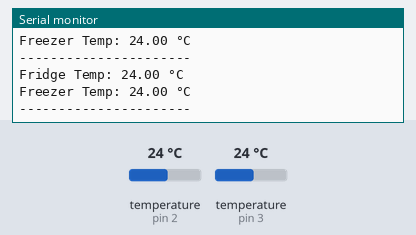
Recording of a sketch running on a simulated Arduino Uno, built with avr-gcc and run on an emulated ATmega328P. On the bench: the last lines printed to the serial monitor. The test bench sets the inputs (shaded band); at power-on: temperature (sensors on pin 2, pin 3) 24 °C.

Above: at 5.8 s.
5.9 s: temperature (sensor on pin 2) set to 12 °C
At 9.6 s:
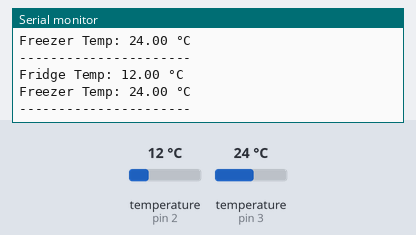
10.6 s: temperature (sensor on pin 3) set to 12 °C
At 13.6 s:
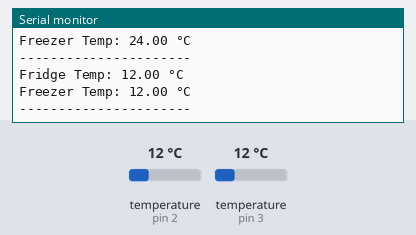
15.3 s: temperature (sensor on pin 2) set to 19 °C
At 16.4 s:
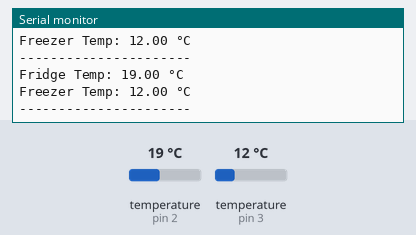
20.0 s: temperature (sensor on pin 3) set to 19 °C
At 23.3 s:
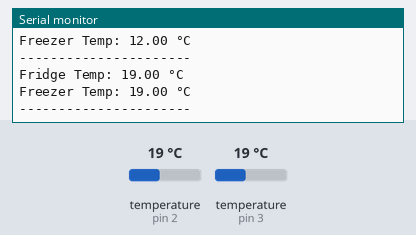
Timing chart, 0 to 24.8 s (numbered marks = the images above; inputs shaded):
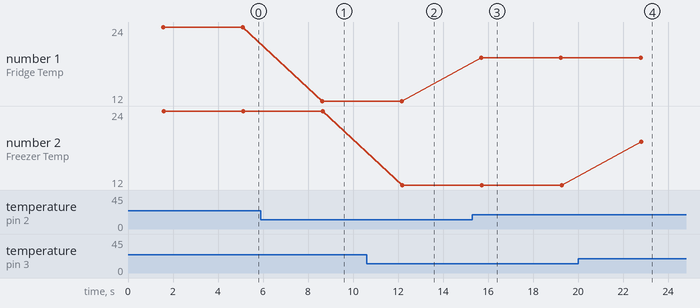

The sketch:

chapter_1.ino
```cpp
#include <OneWire.h>

#include <DallasTemperature.h>


// Assign pins for each sensor

#define FRIDGE_PIN 2

#define FREEZER_PIN 3


// Create OneWire instances for each pin

OneWire oneWireFridge(FRIDGE_PIN);

OneWire oneWireFreezer(FREEZER_PIN);


// Pass the OneWire references to DallasTemperature

DallasTemperature fridgeSensor(&oneWireFridge);

DallasTemperature freezerSensor(&oneWireFreezer);


void setup() {

  Serial.begin(9600);


  // Start both sensors

  fridgeSensor.begin();

  freezerSensor.begin();

}


void loop() {

  // Request temperature readings

  fridgeSensor.requestTemperatures();

  freezerSensor.requestTemperatures();


  // Read temperatures in Celsius

  float tempFridge = fridgeSensor.getTempCByIndex(0);

  float tempFreezer = freezerSensor.getTempCByIndex(0);


  // Display in Serial Monitor

  Serial.print("Fridge Temp: ");

  Serial.print(tempFridge);

  Serial.println(" °C");


  Serial.print("Freezer Temp: ");

  Serial.print(tempFreezer);

  Serial.println(" °C");


  Serial.println("----------------------");

  delay(2000);

} 
```

Measured:
- after the input at 5.9 s, the serial monitor: prints a new line after 2.7 s (image 1)
- after the input at 10.6 s, the serial monitor: prints a new line after 1.6 s (image 2)
- after the input at 15.3 s, the serial monitor: prints a new line after 0.41 s (image 3)
- after the input at 20.0 s, the serial monitor: prints a new line after 2.8 s (image 4)
- plotted number 1: 24 → 12 after the input at 5.9 s, 12 → 19 after the input at 15.3 s
